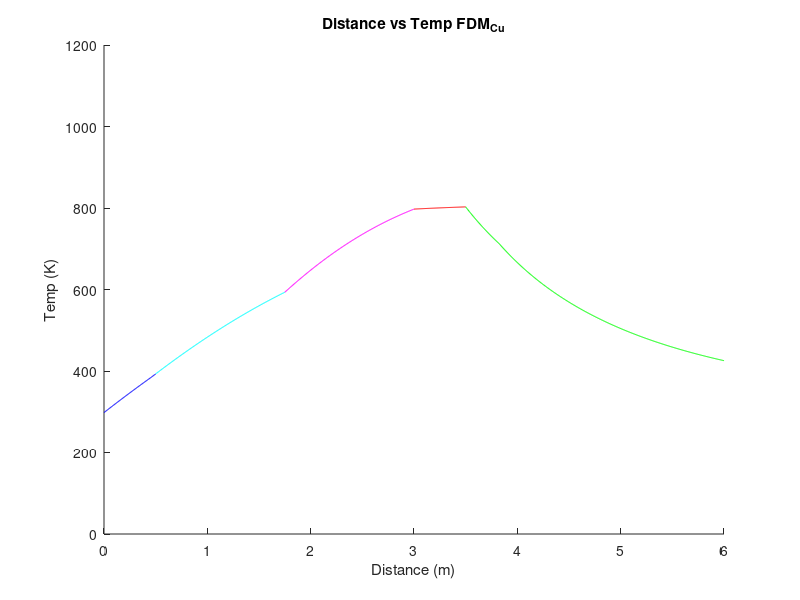

Here is the MATLAB script that generated this plot:
%Variables:
T_melt = 1356;%K
T_anneal = T_melt*0.6%K
T_coil = T_melt*0.4 %K
T_min = .98*T_anneal; %K
T_max = 1.02*T_anneal; %K

T_f1 = 800;%K
T_f2 = 800;%K
T_f3 = 900;%K
T_f4 = T_anneal;%K
V_b = .5/8;%m/s
%3.000 to 3.5 (as of now) = 8 sec

%Constants:
p1 = 100;%slices
p2 = 250;%slices
p3 = 250;%slices
p4 = 100;%slices
p5 = 500;%slices
T_room = 298;%K
F_top = 0.2;
F_wall = 0.4;
H_m = 0.0005;%m
W_m = 0.4;%m
em_m = 0.25;
h_f = 1;%m
w_f = 1;%m
L_f1 = 0.5;%m
L_f2 = 1.25;%m
L_f3 = 1.25;%m
L_f4 = 0.5;%m
L_5 = 2.5; %m outside of furnace
em_f = 0.75;
C_p = 380;%J/Kg-K
rho = 8800;%Kg/m^3
sig = 5.68e-8;
in1 = zeros(1,p1); %input(iterations,position)
in2 = zeros(1,p2); %input(iterations,position)
in3 = zeros(1,p3); %input(iterations,position)
in4 = zeros(1,p4); %input(iterations,position)
in5 = zeros(1,p5);

T_i1 = 298;
dx = (L_f1)/(p1);%m
dt = dx/V_b;%s
t1 = L_f1/V_b;%s
t2 = L_f2/V_b;%s
t3 = L_f3/V_b;%s
t4 = L_f4/V_b;%s
t5 = L_5/V_b;%s

A_f1 = 4*L_f1+2;%m^2
A_f2 = 4*L_f2+2;%m^2
A_f3 = 4*L_f3+2;%m^2
A_f4 = 4*L_f4+2;%m^2
A_p = dx*W_m*2;%m^2    why was this A_p again can we make it dA???
R1 = ((1-em_f)/(A_f1*em_f))+(1/A_f1)+((1-em_m)/(A_p*em_m));
R2 = ((1-em_f)/(A_f2*em_f))+(1/A_f2)+((1-em_m)/(A_p*em_m)); 
R3 = ((1-em_f)/(A_f3*em_f))+(1/A_f3)+((1-em_m)/(A_p*em_m));
R4 = ((1-em_f)/(A_f4*em_f))+(1/A_f4)+((1-em_m)/(A_p*em_m));
P_p = 2*dx + 2*W_m;
L = A_p/P_p;



clf
figure(1)
hold on



%Furnace 1
in1(1,1) = T_room;

for m = 2:p1
    
    B = in1(1,m-1);%before position
    
    %h values
        DT = T_f1 - B;%K
        %top face
        if (5e-5 < L^3 * DT < 0.30)
            h_t = 1.32 * (DT/L)^(1/4);
        elseif (0.30 < L^3 * DT < 470)
            h_t = 1.52 * (DT)^(1/3);
        else
           disp("coeff not in range");
        end
        %bottom face
        if 0.005 < (L^3 * DT) < 470
            h_b = 0.59 * (DT/L)^(1/4);
        else
          disp("coeff not in range");
        end

    in1(1,m) = B + (dt/(dx*W_m*H_m*rho*C_p))*((((T_f1^4)-(B^4))*sig/R1)+((T_f1-B)*A_p*(1/(1/h_t + 1/h_b))));

    
    
end

x1 = linspace(0,L_f1,p1);
plot(x1, in1(1,:),'b')
xlim([0,6])
ylim([0,1200])
title('Distance vs Temp FDM_C_u')
xlabel('Distance (m)')
ylabel('Temp (K)')



%Furnace 2
in2(1,1) = in1(1,p1);

for m = 2:p2
    
    D = in2(1,m-1);%before position
    %h values
        DT = T_f2 - D;%K
        %top face
        if (5e-5 < L^3 * DT < 0.30)
            h_t = 1.32 * (DT/L)^(1/4);
        elseif (0.30 < L^3 * DT < 470)
            h_t = 1.52 * (DT)^(1/3);
        else
           disp("coeff not in range");
        end
        %bottom face
        if 0.005 < (L^3 * DT) < 470
            h_b = 0.59 * (DT/L)^(1/4);
        else
          disp("coeff not in range");
        end
    in2(1,m) = D + (dt/(dx*W_m*H_m*rho*C_p))*(((T_f2^4-D^4)*sig/R2)+((T_f2-D)*A_p*(1/(1/h_t + 1/h_b))));

end

x2 = linspace(L_f1,L_f2+L_f1,p2);
plot(x2, in2(1,:),'c')



%Furnace 3
in3(1,1) = in2(1,p2);

for m = 2:p3
    
    E = in3(1,m-1);%before position
    DT = T_f3 - E;%K
        %top face
        if (5e-5 < L^3 * DT < 0.30)
            h_t = 1.32 * (DT/L)^(1/4);
        elseif (0.30 < L^3 * DT < 470)
            h_t = 1.52 * (DT)^(1/3);
        else
           disp("coeff not in range");
        end
        %bottom face
        if 0.005 < (L^3 * DT) < 470
            h_b = 0.59 * (DT/L)^(1/4);
        else
          disp("coeff not in range");
        end
    in3(1,m) = E + (dt/(dx*W_m*H_m*rho*C_p))*(((T_f3^4-E^4)*sig/R3)+((T_f3-E)*A_p*(1/(1/h_t + 1/h_b))));

end

x3 = linspace(L_f2+L_f1,L_f3+L_f2+L_f1,p3);
plot(x3, in3(1,:),'m')



%Furnace 4
in4(1,1) = in3(1,p3);

for m = 2:p4
    
    G = in4(1,m-1);%before position
    DT = 1*(T_f4 - G);%K change on furnace temp
        %top face
        if (5e-5 < L^3 * DT < 0.30)
            h_t = 1.32 * (DT/L)^(1/4);
        elseif (0.30 < L^3 * DT < 470)
            h_t = 1.52 * (DT)^(1/3);
        else
           disp("coeff not in range");
        end
        %bottom face
        if 0.005 < (L^3 * DT) < 470
            h_b = 0.59 * (DT/L)^(1/4);
        else
          disp("coeff not in range");
        end
    in4(1,m) = G + (dt/(dx*W_m*H_m*rho*C_p))*(((T_f4^4-G^4)*sig/R4)+((T_f4-G)*A_p*(1/(1/h_t + 1/h_b))));

end

x4 = linspace(L_f3+L_f2+L_f1,L_f4+L_f3+L_f2+L_f1,p4);
plot(x4, in4(1,:),'-r')

%Outside of furnace
in5(1,1) = in4(1,p4);
for m = 2:p5
    
       J = in5(1,m-1);%before position
       
        DT = J - T_room; %K
        %top face
        if (5e-5 < L^3 * DT < 0.30)
            h_t = 1.32 * (DT/L)^(1/4);
        elseif (0.30 < L^3 * DT < 470)
            h_t = 1.52 * (DT)^(1/3);
        else
           disp("coeff not in range");
        end
        %bottom face
        if 0.005 < (L^3 * DT) < 470
            h_b = 0.59 * (DT/L)^(1/4);
        else
          disp("coeff not in range");
        end
       
    in5(1,m) = J + (dt/(dx*W_m*H_m*rho*C_p))*((sig*A_p*em_m*-1*((J^4)-(T_room^4))+(-1*(J - T_room)*A_p*(1/(1/(4*h_t) + 1/(4*h_b))))));
    
end
disp(in5(1,p5))
x5 = linspace(L_f4+L_f3+L_f2+L_f1,L_5+L_f4+L_f3+L_f2+L_f1,p5);
plot(x5, in5(1,:),'-g') 


